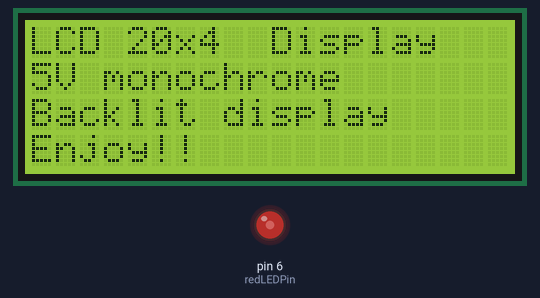
Bench run of a sketch on a simulated Arduino Uno, built with avr-gcc and run on an emulated ATmega328P. Parts: 20×4 character LCD, output pins drawn as LEDs (lit = HIGH).

Above: at 0.22 s.
At 19.76 s:
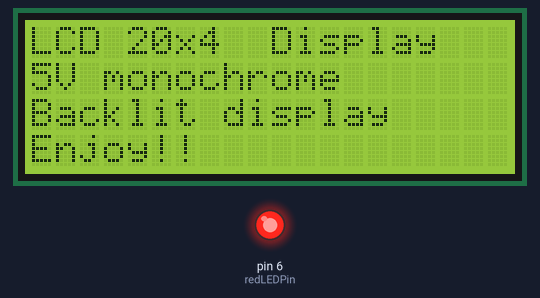
At 39.6 s:
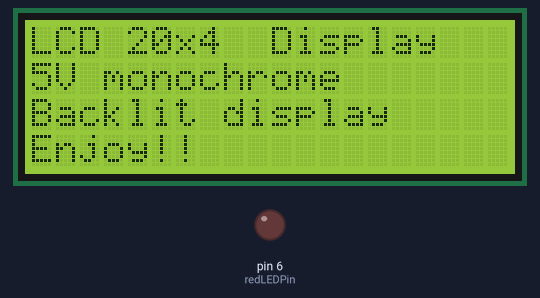
Timing chart, 0 to 40.0 s (numbered marks = the images above):
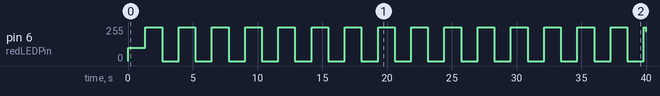

Measured:
- by itself, pin 6 (redLEDPin): 100/255 → 255/255 at 1.3 s, → 0/255 1.3 s later, → 255/255 1.3 s later, → 0/255 1.3 s later, … (32 changes in this stretch)

The sketch:

BasicLCD.ino
```cpp
/*
 * Basic LCD display sketch
 *
 * Arduino Pinouts -- (without use of a shift register)
 *
 *    6 = PWM control for red backlight LED brightness -> LCD16
 *    7 = LCD RS -> LCD4
 *    8 = LCD EN -> LCD6
 *    9 = LCD DB4 (data) -> LCD11
 *   10 = LCD DB5 (data) -> LCD12
 *   11 = LCD DB6 (data) -> LCD13
 *   12 = LCD DB7 (data) -> LCD14
 *
 * Additional LCD connections
 *    LCD1 = GND
 *    LCD2 = VCC
 *    LCD3 = Contrast voltage (wiper of contrast pot)
 *    LCD5 = GND
 *    LCD15 = VCC
 *
 */

#include <LiquidCrystal.h>
#include <Wire.h>

LiquidCrystal lcd(7,8,9,10,11,12);

int brightness = 100;
int redLEDPin = 6;

void setup() {

  analogWrite(redLEDPin,brightness);

  /* 16 characters by 2 lines
  lcd.begin(16,2);
  lcd.print("RGB 16x2 Display");
  lcd.setCursor(0,1);
  lcd.print(" Red 3.3V LCD");
  */

  /* 20 characters by  4 lines */
  lcd.begin(20,4);
  lcd.print("LCD 20x4  Display");
  lcd.setCursor(0,1);
  lcd.print("5V monochrome");
  lcd.setCursor(0,2);
  lcd.print("Backlit display");
  lcd.setCursor(0,3);
  lcd.print("Enjoy!!");
}

void loop() {
  int i;

  for(i=0;i<256;i++) {
    analogWrite(redLEDPin,i);
    delay(5);
  }
  for(i=255;i>=0;i--) {
    analogWrite(redLEDPin,i);
    delay(5);
  }
}
```
